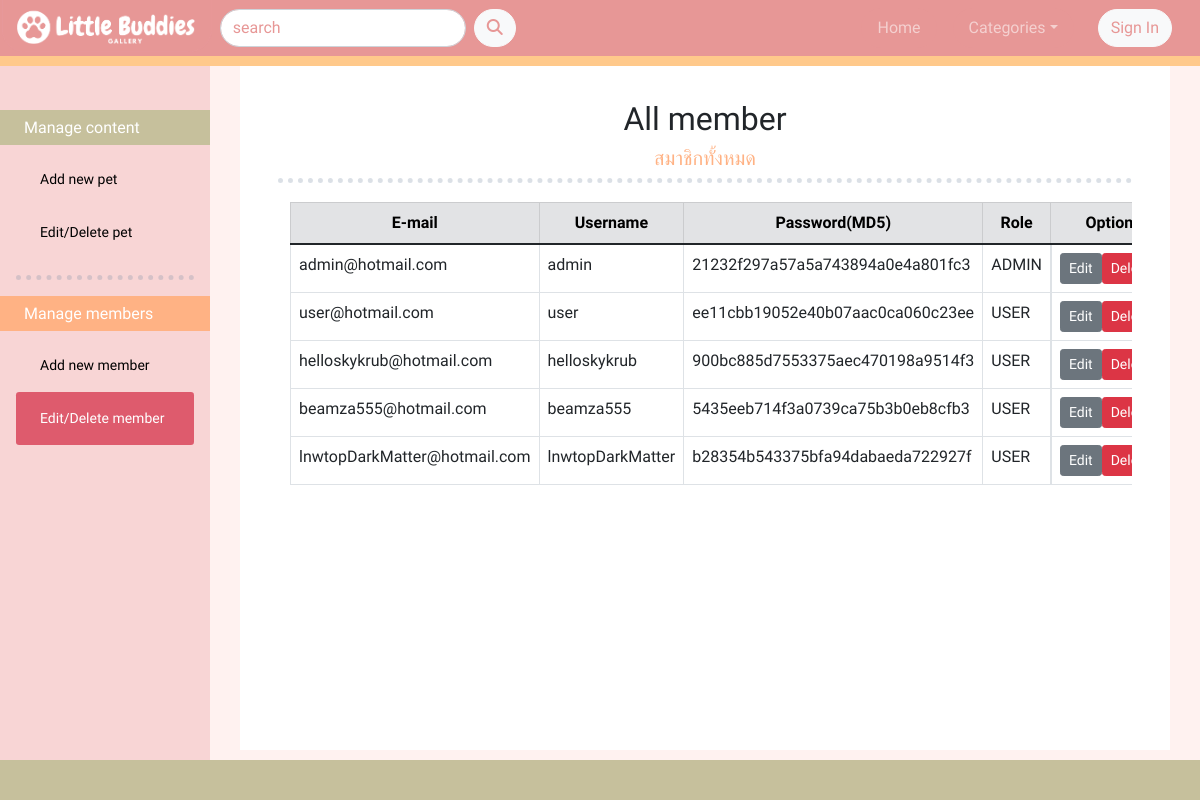
The page /edit_user.php on the database its author committed.
### tables this page shows
CREATE TABLE `users` (
  `user_id` int(11) NOT NULL,
  `email` varchar(50) NOT NULL,
  `username` varchar(50) NOT NULL,
  `password` varchar(50) NOT NULL,
  `role` enum('ADMIN','USER') NOT NULL
);

### edit_user.php (the view, shortened to what this page needs)
<?php
include('server.php');
?>
<!DOCTYPE html>
<html lang="en">
<head>
    <link rel="stylesheet" href="https://cdn.jsdelivr.net/npm/@fortawesome/fontawesome-free@6.1.1/css/all.css">
    <link href="https://cdn.jsdelivr.net/npm/bootstrap@5.1.3/dist/css/bootstrap.min.css" rel="stylesheet">
    <link rel="stylesheet" href="styles.css">
</head>
<body>
    <nav class="navbar navbar-expand-sm navbar-dark navbar-bg-pink fixed-top">
        <div class="container-fluid">
            <a href="index.php" class="navbar-brand " style="margin: -20px 0px -13px -10px;"><img src="images/logo-nav.png" height="55px"></a>
            <div class="collapse navbar-collapse" id="navbarToggle">
                <form class="d-flex" action="search.php" method="GET">
                    <input class="form-control rounded-pill ms-2 me-2" placeholder="search" type="text" name="search">
                    <button class="btn btn-light rounded-pill text-pink" type="submit">
                        <i class="fa-solid fa-magnifying-glass"></i>
                    </button>
                  </form>
                <ul class="navbar-nav ms-auto d-flex align-items-center">
                    <li class="nav-item ">
                        <a href="index.php" class="nav-link rounded-pill ms-2 me-2 px-3">Home</a>
                    </li>
                    <li class="nav-item dropdown">
                        <a class="nav-link btn-pink2 dropdown-toggle rounded-pill ms-2 me-2 px-3" data-bs-toggle="dropdown">Categories</a>
                    </li>
                    <?php if( $_SESSION['logged_in']): ?>
                        <li class="nav-item dropdown">
                            <button class="btn btn-light rounded-pill text-pink ms-2 me-3 dropdown-toggle" data-bs-toggle="dropdown"><?php echo $_SESSION['username'];?></button>
                            <ul class="dropdown-menu dropdown-menu-end">
                                <h6 class="dropdown-header">email: <?php echo $_SESSION['email'];?><br>username: <?php echo $_SESSION['username'];?></h6>
                                <li><a href="edit_profile.php" class="dropdown-item text-secondary">Edit profile</a></li>
                                <?php if( $_SESSION['role']=='ADMIN'): ?>
                                    <li><a href="add_pet.php" class="dropdown-item text-secondary">Administer</a></li>
                                <?php endif; ?>
                                <li><a href="logout.php" class="dropdown-item text-secondary">Sign out</a></li>
                            </ul>
                        </li>
                    <?php else: ?>
                        <il class="nav-item">
                            <a href="sign_in.php"><button class="btn btn-light rounded-pill text-pink ms-3 me-3" type="button">Sign In</button></a>
                        </il>
                    <?php endif; ?>
                </ul>
            </div>
        </div>
    </nav>
    <div class="sidebar">
        <h6 class="text-white btn-green ps-4 py-2">Manage content</h6>
        <a class="btn-sm rounded-1 mx-3 ps-4" href="add_pet.php">Add new pet</a>
        <a class="btn-sm rounded-1 mx-3 ps-4" href="edit_pet.php">Edit/Delete pet</a>
        <hr class="mx-3">
        <h6 class="text-white btn-orange ps-4 py-2">Manage members</h6>
        <a class="btn-sm rounded-1 mx-3 ps-4" href="add_user.php">Add new member</a>
        <a class="active btn-sm rounded-1 mx-3 ps-4" href="edit_user.php">Edit/Delete member</a>
    </div>
    <div class="content">
        <div class="container">
            <div class='row'>
                <h2 class="text-center">All member</h2>
                <h5 class="text-center text-orange">สมาชิกทั้งหมด</h5><hr>
                <br>
                <div class="col-sm-12" style="height: 500px; overflow: scroll;" >
                    <?php
                    $sql = "SELECT * FROM users";
                    $result = $conn->query($sql);
                    if ($result->num_rows > 0) {
                        echo"<table class='table table-bordered'>
                        <thead class='table-secondary text-center'>
                        <tr>
                            <th>E-mail</th>
                            <th>Username</th>
                            <th>Password(MD5)</th>
                            <th>Role</th>
                            <th>Option</th>
                        </tr>
                        </thead>
                        <tbody>";
                        while($row = $result->fetch_assoc()) {
                        echo "<tr>".
                        "<td>".$row["email"]."</td>".
                        "<td>".$row['username']."</td>".
                        "<td>".$row['password']."</td>".
                        "<td>".$row['role']."</td>".
                        "<td class='d-flex justify-content-around'><a class='white-link' href='edit_user_update.php?updateid=".$row['user_id']."'><button class='btn btn-sm btn-secondary'>Edit</button></a>
                        <a class='white-link' href='edit_user_delete.php?deleteid=".$row['user_id']."'><button class='btn btn-sm btn-danger'>Delete</button></a></td>".
                        "</tr>";
                        }
                        echo "</tbody></table>";
                    } else {
                        echo "0 results";
                    }
                    ?>
                </div>
            </div> <br><br>
        </div>
    </div>
    <div class="footer footer-green fixed-bottom"></div>
</body>
</html>

### styles.css (style rules this page uses)
.navbar { transition: all 0.5s; }
.navbar-bg-pink { border-bottom: 10px solid #FFC98B; background-color: #E79796; }
a.nav-link:link, a.nav-link:visited { background-color: #E79796; text-decoration: none; }
body { background-color: #FFF2F0; margin-bottom: 40px; font-family: 'Kanit', sans-serif; }
.container { margin-top: 50px; padding: 50px 50px 0px 50px; background-color: white; }
hr { background-color: transparent; border-top: 5px dotted #7287A0; }
.text-pink { color: #E79796; }
.text-orange { color: #FFB284; }
.btn-pink2 { background-color: #E79796; color: white; }
.btn-green { background-color:#C6C09c; color: white; }
.btn-orange { background-color:#FFB284; color: white; }
a:link, a:visited { color: black; text-decoration: none; }
a.white-link:link, a.white-link:visited { color: white; text-decoration: none; }
.footer-green { height: 40px; background-color: #C6C09c; transition: all 0.5s; }
.sidebar { width: 210px; background-color:#F8D5D5; position: fixed; height: 100%; overflow: auto; padding-top: 60px; }
.sidebar a { display: block; padding: 16px; text-decoration: none; }
.sidebar a.active { background-color:#DE5B6D; color: white; }
div.content { margin-left: 210px; padding: 0px 30px; }

### rows shown on the page
users: email "admin@hotmail.com", username "admin", password "21232f297a57a5a743894a0e4a801fc3", role "ADMIN"
users: email "user@hotmail.com", username "user", password "ee11cbb19052e40b07aac0ca060c23ee", role "USER"
users: email "helloskykrub@hotmail.com", username "helloskykrub", password "900bc885d7553375aec470198a9514f3", role "USER"
users: email "beamza555@hotmail.com", username "beamza555", password "5435eeb714f3a0739ca75b3b0eb8cfb3", role "USER"
users: email "lnwtopDarkMatter@hotmail.com", username "lnwtopDarkMatter", password "b28354b543375bfa94dabaeda722927f", role "USER"
